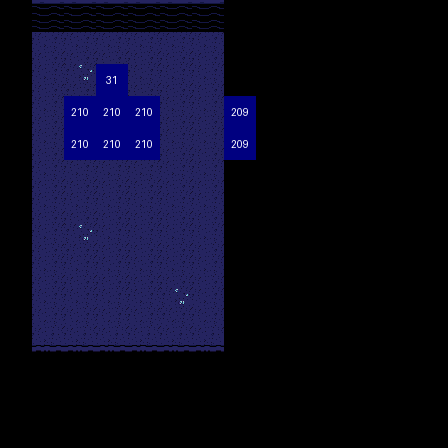

Below is a game level as drawn by its tile map, then a one-line description and the .tmx file that defines it, in full:
An orthogonal 14x14 tile map with 32x32 px tiles, 5 tile layers (decor, colliders, actions, metadata, ...), 2 tilesets.

<map version="1.10" tiledversion="1.11.2" orientation="orthogonal" renderorder="right-down" width="14" height="14" tilewidth="32" tileheight="32" infinite="0" nextlayerid="6" nextobjectid="1">
 <tileset firstgid="1" source="../tilesets/underground02.tsx" />
 <tileset firstgid="257" source="../tilesets/blue-labels.tsx" />
 <layer id="1" name="decor" width="14" height="14">
  <data encoding="csv">
0,0,0,0,0,0,0,0,0,0,0,0,0,0,
0,0,1,1,1,1,0,0,0,0,0,0,0,0,
0,0,0,0,0,1,0,0,0,0,0,0,0,0,
0,0,0,0,0,1,1,2,0,0,0,0,0,0,
0,0,1,1,1,1,1,3,0,0,0,0,0,0,
0,0,1,1,1,1,0,0,0,0,0,0,0,0,
0,0,1,1,1,1,0,0,0,0,0,0,0,0,
0,0,4,1,1,1,0,0,0,0,0,0,0,0,
0,0,1,1,1,1,0,0,0,0,0,0,0,0,
0,0,1,1,1,4,0,0,0,0,0,0,0,0,
0,0,0,0,0,0,0,0,0,0,0,0,0,0,
0,0,0,0,0,0,0,0,0,0,0,0,0,0,
0,0,0,0,0,0,0,0,0,0,0,0,0,0,
0,0,0,0,0,0,0,0,0,0,0,0,0,0
</data>
 </layer>
 <layer id="3" name="colliders" width="14" height="14">
  <data encoding="csv">
0,32,32,32,32,32,32,0,0,0,0,0,0,0,
0,1,0,0,0,0,1,0,0,0,0,0,0,0,
0,1,4,1,1,0,1,0,0,0,0,0,0,0,
0,1,1,1,1,0,0,0,0,0,0,0,0,0,
0,1,0,0,0,0,0,0,0,0,0,0,0,0,
0,1,0,0,0,0,1,0,0,0,0,0,0,0,
0,1,0,0,0,0,1,0,0,0,0,0,0,0,
0,1,0,0,0,0,1,0,0,0,0,0,0,0,
0,1,0,0,0,0,1,0,0,0,0,0,0,0,
0,1,0,0,0,0,1,0,0,0,0,0,0,0,
0,3,3,3,3,3,3,0,0,0,0,0,0,0,
0,0,0,0,0,0,0,0,0,0,0,0,0,0,
0,0,0,0,0,0,0,0,0,0,0,0,0,0,
0,0,0,0,0,0,0,0,0,0,0,0,0,0
</data>
 </layer>
 <layer id="4" name="actions" width="14" height="14">
  <data encoding="csv">
0,0,0,0,0,0,0,0,0,0,0,0,0,0,
0,0,0,0,0,0,0,0,0,0,0,0,0,0,
0,0,0,0,0,0,0,0,0,0,0,0,0,0,
0,0,466,466,466,0,0,465,0,0,0,0,0,0,
0,0,466,466,466,0,0,465,0,0,0,0,0,0,
0,0,0,0,0,0,0,0,0,0,0,0,0,0,
0,0,0,0,0,0,0,0,0,0,0,0,0,0,
0,0,0,0,0,0,0,0,0,0,0,0,0,0,
0,0,0,0,0,0,0,0,0,0,0,0,0,0,
0,0,0,0,0,0,0,0,0,0,0,0,0,0,
0,0,0,0,0,0,0,0,0,0,0,0,0,0,
0,0,0,0,0,0,0,0,0,0,0,0,0,0,
0,0,0,0,0,0,0,0,0,0,0,0,0,0,
0,0,0,0,0,0,0,0,0,0,0,0,0,0
</data>
 </layer>
 <layer id="5" name="metadata" width="14" height="14">
  <data encoding="csv">
0,0,0,0,0,0,0,0,0,0,0,0,0,0,
0,0,0,0,0,0,0,0,0,0,0,0,0,0,
0,0,0,0,0,0,0,0,0,0,0,0,0,0,
0,0,0,0,0,0,0,0,0,0,0,0,0,0,
0,0,0,0,0,0,0,0,0,0,0,0,0,0,
0,0,0,0,0,0,0,0,0,0,0,0,0,0,
0,0,0,0,0,0,0,0,0,0,0,0,0,0,
0,0,0,0,0,0,0,0,0,0,0,0,0,0,
0,0,0,0,0,0,0,0,0,0,0,0,0,0,
0,0,0,0,0,0,0,0,0,0,0,0,0,0,
0,0,0,0,0,0,0,0,0,0,0,0,0,0,
0,0,0,0,0,0,0,0,0,0,0,0,0,0,
0,0,0,0,0,0,0,0,0,0,0,0,0,0,
0,0,0,0,0,0,0,0,0,0,0,0,0,0
</data>
 </layer>
 <layer id="2" name="characters" width="14" height="14">
  <data encoding="csv">
0,0,0,0,0,0,0,0,0,0,0,0,0,0,
0,0,0,0,0,0,0,0,0,0,0,0,0,0,
0,0,0,287,0,0,0,0,0,0,0,0,0,0,
0,0,0,0,0,0,0,0,0,0,0,0,0,0,
0,0,0,0,0,0,0,0,0,0,0,0,0,0,
0,0,0,0,0,0,0,0,0,0,0,0,0,0,
0,0,0,0,0,0,0,0,0,0,0,0,0,0,
0,0,0,0,0,0,0,0,0,0,0,0,0,0,
0,0,0,0,0,0,0,0,0,0,0,0,0,0,
0,0,0,0,0,0,0,0,0,0,0,0,0,0,
0,0,0,0,0,0,0,0,0,0,0,0,0,0,
0,0,0,0,0,0,0,0,0,0,0,0,0,0,
0,0,0,0,0,0,0,0,0,0,0,0,0,0,
0,0,0,0,0,0,0,0,0,0,0,0,0,0
</data>
 </layer>
</map>
